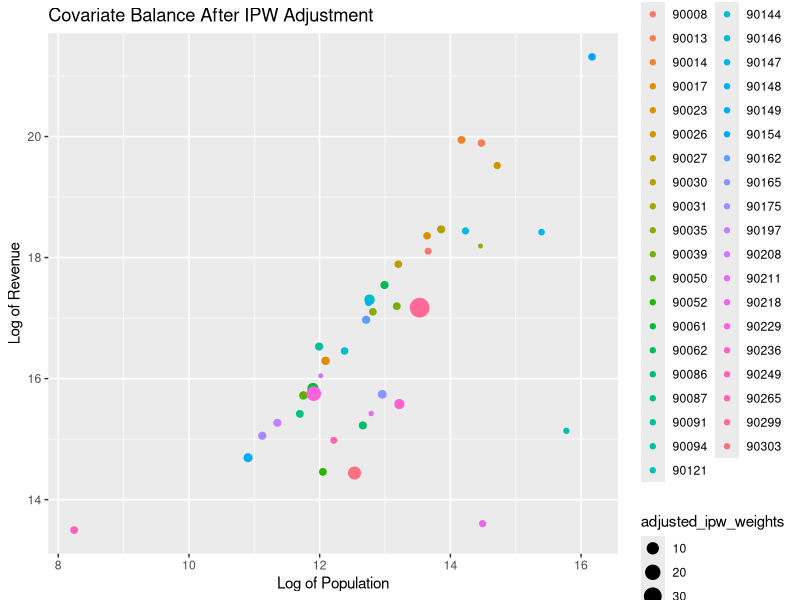
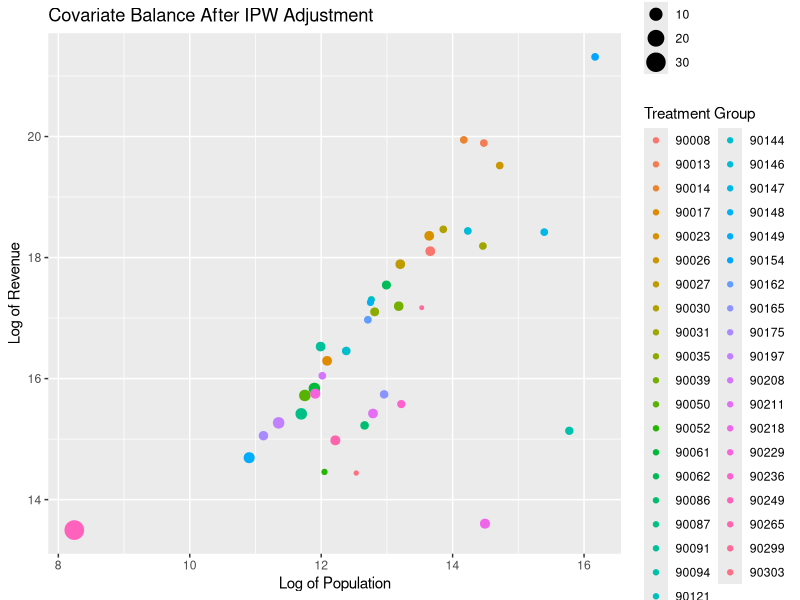

Generate these figures, in order, with R: (Note: this script raises an error after producing the figures.)
# Load necessary libraries
library(dplyr)
library(survey)
library(ggplot2)

### Read Data ###
# Read the first CSV file
transit_survey_video <- read.csv('Data/transit_survey_with-minute-and-video-counts.csv')

# Create a new column 'post_video' and assign 0
transit_survey_video$post_video <- 0

# Update 'post_video' where 'count - video (past 12 months)' is greater than or equal to 6
transit_survey_video$post_video[transit_survey_video$`count - video (past 12 months)` >= 6] <- 1

# View the first few rows
head(transit_survey_video)

# Create subsets based on survey response
responded <- transit_survey_video %>% filter(survey_response == 1)
no_response <- transit_survey_video %>% filter(survey_response == 0)

# Create subsets based on minute posting behavior
posted <- transit_survey_video %>% filter(minute_posted_6more == 1)
no_posted <- transit_survey_video %>% filter(minute_posted_6more == 0)

# Read the second CSV file
survey_tsp <- read.csv('Data/transit_survey_tsp.csv')

# Create a subset where 'tsp' equals 1
tsp <- survey_tsp %>% filter(tsp == 1)


### Prepare the sample and targeted population ###
# Pre-sample from 'responded' DataFrame (replace 'NTDID', 'pop', 'revenue', 'mile', 'VOMS' with column names from your dataset)
pre_sample <- responded %>% 
  dplyr::select(NTDID, pop, revenue, mile, VOMS) %>% 
  na.omit()

# Apply logarithmic transformation
pre_sample <- pre_sample %>% 
  mutate(across(c(pop, revenue, mile, VOMS), log))

# Pre-target from 'transit_survey_video' DataFrame
pre_target <- transit_survey_video %>% 
  dplyr::select(NTDID, pop, revenue, mile, VOMS, minute_posted_6more) %>% 
  na.omit()

# Apply logarithmic transformation
pre_target <- pre_target %>% 
  mutate(across(c(pop, revenue, mile, VOMS), log))

### Fit the Inverse Probability Weighting (IPW) model ###
# Calculate propensity scores using logistic regression (for IPW)
ps_model <- glm(minute_posted_6more ~ pop + revenue + mile + VOMS, family = binomial(link = "logit"), data = pre_target)

# Extract predicted probabilities (propensity scores)
propensity_scores <- predict(ps_model, type = "response")

# Calculate IPW weights: the inverse of the propensity scores
pre_target$ipw_weights <- ifelse(pre_target$minute_posted_6more == 0, 
                                 1 / propensity_scores, 
                                 1 / (1 - propensity_scores))

# Create a survey design object with IPW weights
ipw_design <- svydesign(id = ~1, weights = ~ipw_weights, data = pre_target)

# Perform a left join to match the ipw_weights from pre_target to pre_sample by NTDID
pre_sample <- merge(pre_sample, 
                    pre_target[, c("NTDID", "ipw_weights")], 
                    by = "NTDID", 
                    all.x = TRUE)

# Check the sum of the IPW weights
sum_ipw_weights <- sum(pre_sample$ipw_weights)
print(sum_ipw_weights)

# If you want to adjust the weights to match the target population size
total_target_population <- nrow(pre_target)
scaling_factor <- total_target_population / sum_ipw_weights

# Adjust the IPW weights
pre_sample$adjusted_ipw_weights <- pre_sample$ipw_weights * scaling_factor

# Check the adjusted weights
sum_adjusted_weights <- sum(pre_sample$adjusted_ipw_weights)
print(sum_adjusted_weights)  # This should equal total_target_population

# Plot covariate balance before and after adjustment (example: pop vs revenue)
ggplot(pre_sample, aes(x = pop, y = revenue, color = as.factor(NTDID))) +
  geom_point(aes(size = adjusted_ipw_weights)) +
  labs(title = "Covariate Balance After IPW Adjustment", 
       x = "Log of Population", 
       y = "Log of Revenue",
       color = "Treatment Group")

### Fit the Raking Model ###
# Step 1: Create consistent quartile breaks based on pre_target
# Create quartiles for covariates in pre_target
quartile_breaks_pop <- quantile(pre_target$pop, probs = seq(0, 1, by = 0.25), na.rm = TRUE)
pre_target$pop_quartile <- cut(pre_target$pop, breaks = quartile_breaks_pop, include.lowest = TRUE)

quartile_breaks_mile <- quantile(pre_target$mile, probs = seq(0, 1, by = 0.25), na.rm = TRUE)
pre_target$mile_quartile <- cut(pre_target$mile, breaks = quartile_breaks_mile, include.lowest = TRUE)

quartile_breaks_VOMS <- quantile(pre_target$VOMS, probs = seq(0, 1, by = 0.25), na.rm = TRUE)
pre_target$VOMS_quartile <- cut(pre_target$VOMS, breaks = quartile_breaks_VOMS, include.lowest = TRUE)

quartile_breaks_revenue <- quantile(pre_target$revenue, probs = seq(0, 1, by = 0.25), na.rm = TRUE)
pre_target$revenue_quartile <- cut(pre_target$revenue, breaks = quartile_breaks_revenue, include.lowest = TRUE)

# Ensure that pre_sample uses the same quartile breaks and convert to character
pre_sample$pop_quartile <- cut(pre_sample$pop, breaks = quartile_breaks_pop, include.lowest = TRUE)
pre_sample$mile_quartile <- cut(pre_sample$mile, breaks = quartile_breaks_mile, include.lowest = TRUE)
pre_sample$VOMS_quartile <- cut(pre_sample$VOMS, breaks = quartile_breaks_VOMS, include.lowest = TRUE)
pre_sample$revenue_quartile <- cut(pre_sample$revenue, breaks = quartile_breaks_revenue, include.lowest = TRUE)

# Drop quartiles from population margins if they don't exist in the sample
pop_margin <- data.frame(table(pre_target$pop_quartile))
mile_margin <- data.frame(table(pre_target$mile_quartile))
VOMS_margin <- data.frame(table(pre_target$VOMS_quartile))
revenue_margin <- data.frame(table(pre_target$revenue_quartile))

# Rename the columns
colnames(pop_margin) <- c("pop_quartile", "Freq")
colnames(mile_margin) <- c("mile_quartile", "Freq")
colnames(VOMS_margin) <- c("VOMS_quartile", "Freq")
colnames(revenue_margin) <- c("revenue_quartile", "Freq")

# Step 2: Create a survey design object for raking
pre_sample$initial_weight <- 1  # Assume initial weights are 1 if not provided
raking_design <- svydesign(id = ~1, weights = ~initial_weight, data = pre_sample)

# Step 3: Perform raking using the population margins
raking_design <- rake(raking_design, 
                      sample.margins = list(~pop_quartile, ~mile_quartile, ~VOMS_quartile, ~revenue_quartile), 
                      population.margins = list(pop_margin, mile_margin, VOMS_margin, revenue_margin))

# Step 4: Print a summary of the raked design
# Extract the raked weights
pre_sample$raked_weight <- weights(raking_design)

# Plot covariate balance before and after adjustment (example: pop vs revenue)
ggplot(pre_sample, aes(x = pop, y = revenue, color = as.factor(NTDID))) +
  geom_point(aes(size = raked_weight)) +
  labs(title = "Covariate Balance After IPW Adjustment", 
       x = "Log of Population", 
       y = "Log of Revenue",
       color = "Treatment Group")

### Fit the CBPS model ###
# minute_posted_6more is the treatment indicator and you're balancing based on the covariates pop, revenue, mile, VOMS
cbps_model <- CBPS(minute_posted_6more ~ pop + revenue + mile + VOMS, 
                   data = pre_target, 
                   method = "exact")

# Print a summary of the adjusted model
summary(cbps_model)

# Extract the adjusted weights from the CBPS model
pre_target$cbps_weights <- cbps_model$weights

pre_sample <- merge(pre_sample, 
                    pre_target[, c("NTDID", "cbps_weights")], 
                    by = "NTDID", 
                    all.x = TRUE)

# Save the pre_sample DataFrame to a CSV file
write.csv(pre_sample, file = "Data/pre_sample_weight.csv", row.names = FALSE)
